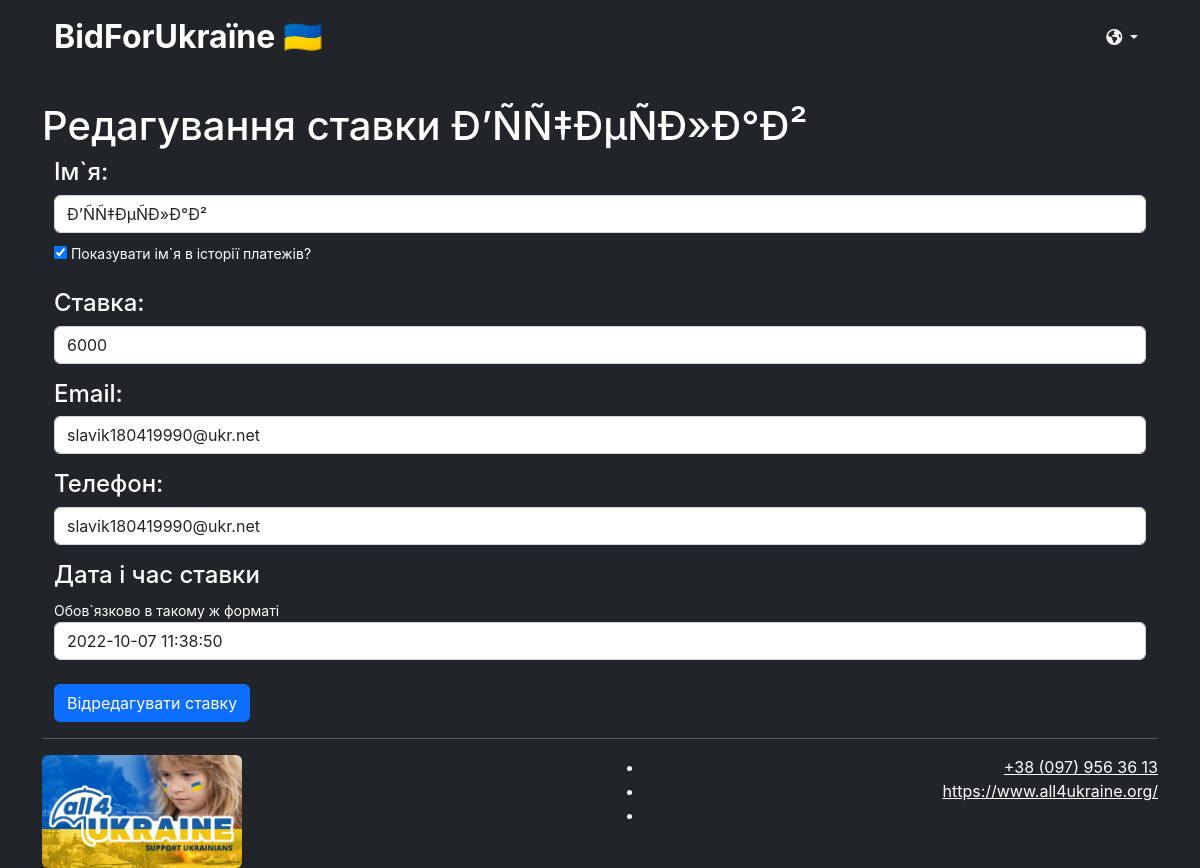
The app's page /edit.php?id=34 with its own data.
### tables this page shows
CREATE TABLE `bid_list` (
  `bid_id` int(155) NOT NULL,
  `name` varchar(255) DEFAULT NULL,
  `bid` float DEFAULT NULL,
  `bid_time` datetime DEFAULT NULL,
  `bid_contact` varchar(255) NOT NULL,
  `bid_phone` varchar(255) NOT NULL,
  `show_my_name` varchar(12) NOT NULL
);

### edit.php (the view, shortened to what this page needs)
<?php
    include 'header.php';
    include 'menu.php';
    require_once 'config/connect.php';
    $bid_id = $_GET['id'];
    $updated_data = mysqli_query($connect, "SELECT * FROM `bid_list` WHERE bid_id = '$bid_id'");
    $updated_data = mysqli_fetch_array($updated_data);
?>
<h1 class="text-white mt-4">Редагування ставки <?=$updated_data[1]?></h1>
<div class="container">
    <div class="row">
        <div class="col_sm-6">
            <form action="models/update.php" method="post" >
                <div class="form-group">
                    <h4 class="text-white">Ім`я:</h4>
                    <input type="text" class="form-control" name="name" value="<?=$updated_data[1]?>">
                </div>
                <div class="form-group mt-2 mb-4 text-white">
                    <input type="checkbox" id="show_my_name" name="show_my_name" checked="checked"><small>   Показувати ім`я в історії платежів?</small>
                </div>
                <div class="form-group mt-3">
                    <h4 class="text-white">Ставка:</h4>
                    <input type="text" class="form-control" name="bid" value="<?=$updated_data[2]?>">
                </div>
                <div class="form-group mt-3">
                    <h4 class="text-white">Email:</h4>
                    <input type="text" class="form-control" name="email" value="<?=$updated_data[4]?>">
                </div>
                <div class="form-group mt-3">
                    <h4 class="text-white">Телефон:</h4>
                    <input type="text" class="form-control" name="phone" value="<?=$updated_data[4]?>">
                </div>
                <div class="form-group mt-3">
                    <h4 class="text-white">Дата і час ставки</h4>
                    <small class="text-white">Обов`язково в такому ж форматі</small>
                    <input type="text" class="form-control" name="time" value="<?=$updated_data[3]?>">
                </div>
                    <button type="submit" class="btn btn-primary mt-4" name="add">Відредагувати ставку</button>
            </form>
        </div>
    </div>
</div>
<?php include 'footer.php' ?>

### css/style2.css (style rules this page uses)
body { font-family: "Inter",-apple-system,"Nunito",BlinkMacSystemFont,"Segoe UI",Roboto,sans-serif; }

### records on screen
bid_list: name "Ð’ÑÑ‡ÐµÑÐ»Ð°Ð²", bid "6000", email "slavik180419990@ukr.net", phone "slavik180419990@ukr.net", time "2022-10-07 11:38:50"
